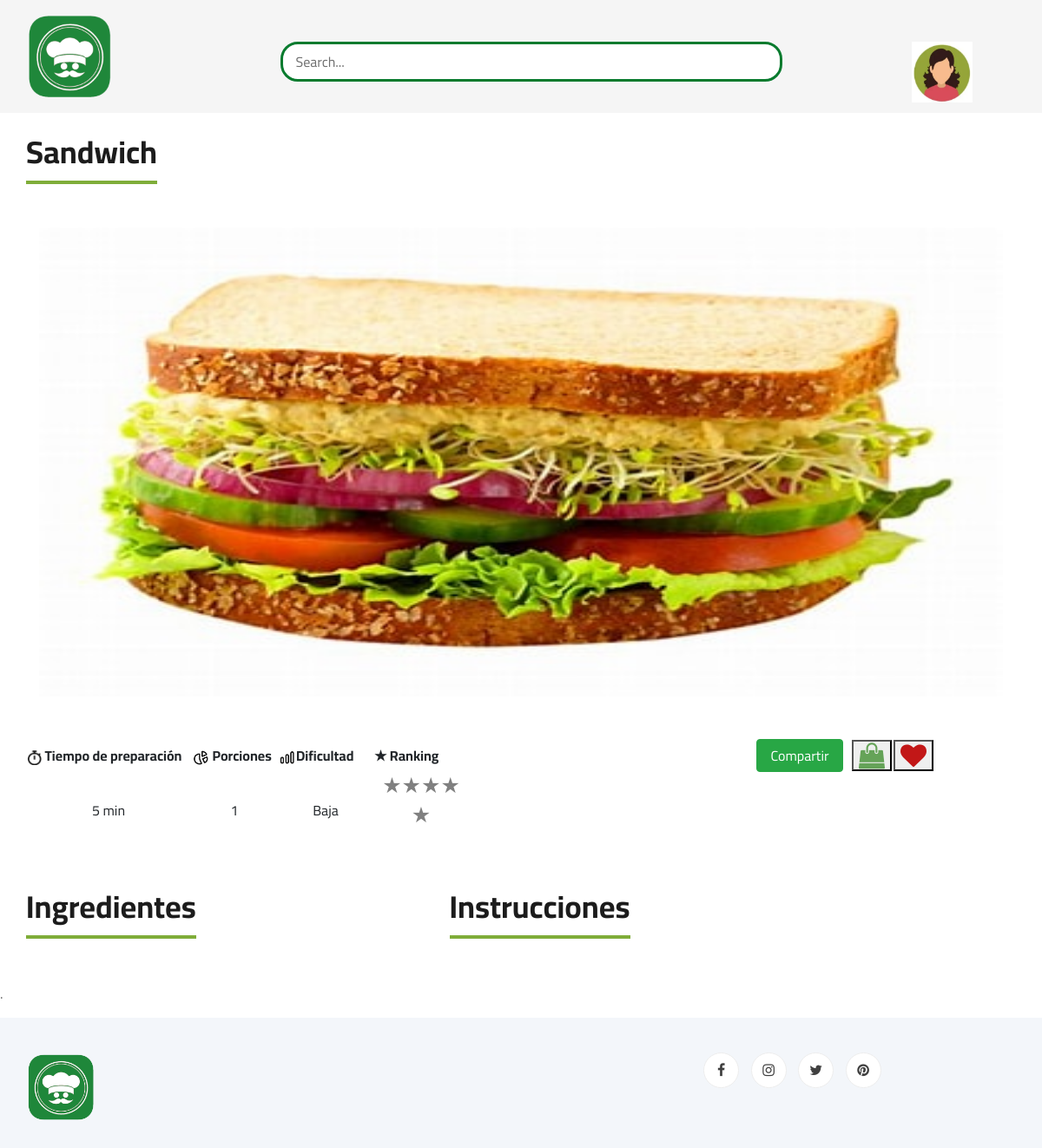
The page /vista_receta.php?receta=30 (signed in) on the database its author committed.
### tables this page shows
CREATE TABLE `usuario` (
  `idusuario` int(11) NOT NULL,
  `nombre_usuario` varchar(45) DEFAULT NULL,
  `correo_electronico` varchar(60) DEFAULT NULL,
  `contrasena` varchar(45) DEFAULT NULL,
  `imagen` varchar(50) DEFAULT NULL,
  `receta_favorita` varchar(45) DEFAULT NULL,
  `receta_mas_preparada` varchar(50) DEFAULT NULL,
  `receta_menos_preparada` varchar(50) DEFAULT NULL
);

CREATE TABLE `receta` (
  `idreceta` int(11) NOT NULL,
  `nombre_receta` varchar(45) DEFAULT NULL,
  `porciones` int(11) DEFAULT NULL,
  `tiempo_preparacion` varchar(45) DEFAULT NULL,
  `tiempo_comida` varchar(45) DEFAULT NULL,
  `tipo_comida` varchar(45) DEFAULT NULL,
  `tipo_preferencia` varchar(45) DEFAULT NULL,
  `dificultad` varchar(45) DEFAULT NULL,
  `descripcion` text DEFAULT NULL,
  `foto_principal` varchar(45) DEFAULT NULL,
  `usuario_idusuario` int(11) NOT NULL,
  `calificacion` int(11) DEFAULT NULL
);

### vista_receta.php (the view, shortened to what this page needs)
<?php
$conexion = mysqli_connect('localhost', 'root', '', 'ingsoft');
$ConsultaUsuario = "SELECT * FROM usuario WHERE idusuario = '".$_SESSION['id_usuario']."' ";
$ResultadoUsuario = mysqli_query($conexion, $ConsultaUsuario);
$ConsultaReceta = "SELECT * FROM receta WHERE idreceta = '".$_GET['receta']."' ";
$ResultadoReceta = mysqli_query($conexion, $ConsultaReceta);
?>
<!DOCTYPE html>
<html lang="zxx">
<head>
    <link rel="stylesheet" href="css/bootstrap.min.css" type="text/css">
    <link rel="stylesheet" href="css/font-awesome.min.css" type="text/css">
    <link rel="stylesheet" href="css/elegant-icons.css" type="text/css">
    <link rel="stylesheet" href="css/nice-select.css" type="text/css">
    <link rel="stylesheet" href="css/jquery-ui.min.css" type="text/css">
    <link rel="stylesheet" href="css/owl.carousel.min.css" type="text/css">
    <link rel="stylesheet" href="css/slicknav.min.css" type="text/css">
    <link rel="stylesheet" href="css/style.css" type="text/css">
</head>
<body>
    <header class="header">
        <div class="header__top">
        <div class="container">
            <div class="row">
                <div class="col-lg-3">
                    <div class="header__logo">
                        <a href="Home_Page.html"><img src="img/logo_blog_de_comdia.png" alt="" width="100px" height="100px" ></a>
                    </div>
                </div>
                <div class="col-lg-7"><br>
                    <nav class="header__menu">
                            <div class="blog__sidebar__search">
                                <form action="#">
                                    <input type="text" placeholder="Search...">
                                </form>
                            </div>
                    </nav>
                </div>
                <div class="col-lg-2">
                    <div class="header__cart">
                        <ul>
                            <li>
                                <nav class="header__menu">
                                    <ul>
                                        <?php
                                            if($usuario = mysqli_fetch_array($ResultadoUsuario)){
                                                echo "<li><img src='img/usuarios/".$usuario['imagen']."' width='70px' height='70px'></img>";
                                                echo"</li>";
                                            }
                                        ?>
                                    </ul>
                                </nav>
                            </li>
                        </ul>
                    </div>
                </div>
            </div>
        </div>
    </header>
    <br>
        <div class="container">
            <div class="row">
                <div class="col-lg-12">
                    <div class="section-title product__discount__title">
                        <?php
                            if($receta = mysqli_fetch_array($ResultadoReceta)){
                                echo "<h2>".$receta['nombre_receta']."</h2>";
                            }
                        ?>
                        </div>
                    <div>
                        <?php
                            echo "<img class='col-lg-12 col-md-6 col-sm-6' src='img/recetas/".$receta['foto_principal']."' width='100px' height='540px'></img>";
                        ?>
                    </div><br><br>
                        <table>
                            <tr  class="product__details__text">
                                <th align="center" width="190px"><img src="img/reloj.png" width="17px" height="17px">   Tiempo de preparación </th>
                                <th align="center" width="100px"><img src="img/porciones.png" width="20px" height="17px">   Porciones </th>
                                <th align="center" width="110px"><img src="img/dificultad.png" width="20px" height="17px">Dificultad </th>
                                <th align="center" width="110px">★ Ranking </th>
                                <th></th>
                                <th></th>
                                <th></th>
                                <td>
                                    <button type="submit" class="btn btn-success style" onclick="window.modal.showModal();" style="width: 100px;">Compartir</button>
                                </td>
                                <td>
                                    <form method="post" action="">
                                        <button type="submit" id="agregar_carrito" name="agregar_carrito" class="button-compra fa fa-shopping-bag" ></button>
                                    </form>
                                </td>
                                <td>
                                    <form method="post" action="">
                                        <button type="submit" id="agregar_favoritos" name="agregar_favoritos" class="button-favoritos fa fa-heart" ></button>
                                    </form>
                                </td>
                            </tr>
                            <tr>
                                <?php
                                    echo "<td align='center' width='190px'>".$receta['tiempo_preparacion']."</td>";
                                    echo "<td align='center' width='100px'>".$receta['porciones']."</td>";
                                    echo "<td align='center' width='100px'>".$receta['dificultad']."</td>";
                                ?>
                                <td align="center">
                                    <form>
                                        <p class="clasificacion">
                                          <label for="radio1">★</label><label for="radio2">★</label><label for="radio3">★</label><label for="radio4">★</label><label for="radio5">★</label>
                                        </p>
                                    </form>
                                </td>
                                <td align="center" width="110px"></td>
                                <td align="center" width="110px"></td>
                                <td align="center" width="110px"></td>
                                <td align="center" width="110px"></td>
                            </tr>
                        </table><br>
                </div>
            </div>
        </div><br>
            <div class="container">
                <div class="row">
                    <div class="col-lg-5 col-md-6">
                        <div class="section-title product__discount__title">
                            <h2>Ingredientes</h2>
                        </div>
                    </div>
                    <div class="col-lg-6 col-md-6">
                        <div class="section-title product__discount__title">
                            <h2>Instrucciones</h2>
                        </div>
                    </div>
                </div>
            </div>
            <div>
                <p>.</p>
            </div>
    <footer class="footer spad">
        <div class="container">
            <div class="row">
                <div class="col-lg-3 col-md-6 col-sm-6">
                    <div class="footer__about">
                        <div class="footer__about__logo">
                            <a href="./index.html"><img src="img/logo_blog_de_comdia.png" alt="" width="80"></a>
                        </div>
                    </div>
                </div>
                <div class="col-lg-4 col-md-6 col-sm-6 offset-lg-1">
                </div>
                <div class="col-lg-4 col-md-12">
                    <div class="footer__widget">
                        <div class="footer__widget__social">
                            <a href="#"><i class="fa fa-facebook"></i></a>
                            <a href="#"><i class="fa fa-instagram"></i></a>
                            <a href="#"><i class="fa fa-twitter"></i></a>
                            <a href="#"><i class="fa fa-pinterest"></i></a>
                        </div>
                    </div>
                </div>
            </div>
        </div>
    </footer>
</body>
</html>

### css/style.css (style rules this page uses)
html, body { height: 100%; font-family: "Cairo", sans-serif; -webkit-font-smoothing: antialiased; font-smoothing: antialiased; }
h1, h2, h3, h4, h5, h6 { margin: 0; color: #111111; font-weight: 400; font-family: "Cairo", sans-serif; }
h2 { font-size: 36px; }
p { font-size: 16px; font-family: "Cairo", sans-serif; color: #6f6f6f; font-weight: 400; line-height: 26px; margin: 0 0 15px 0; }
img { max-width: 100%; }
ul, ol { padding: 0; margin: 0; }
.section-title h2 { color: #1c1c1c; font-weight: 700; position: relative; }
.section-title h2:after { position: absolute; left: 0; bottom: -15px; right: 0; height: 4px; width: 80px; background: #7fad39; content: ""; margin: 0 auto; }
.spad { padding-top: 100px; padding-bottom: 100px; }
.header__top { background: #f5f5f5; height: 130px; }
.header__logo { padding: 15px 0; }
.header__logo a { display: inline-block; }
.header__menu { padding: 24px 0; }
.header__menu ul li { list-style: none; display: inline-block; margin-right: 50px; position: relative; }
.header__menu ul li:last-child { margin-right: 0; }
.header__cart { text-align: right; padding: 24px 0; }
.header__cart ul { display: inline-block; margin-right: 25px; }
.header__cart ul li { list-style: none; display: inline-block; margin-right: 15px; }
.header__cart ul li:last-child { margin-right: 0; }
.product__discount__title { text-align: left; margin-bottom: 65px; }
.product__discount__title h2 { display: inline-block; }
.product__discount__title h2:after { margin: 0; width: 100%; }
.blog__sidebar__search { margin-bottom: 0px; }
.blog__sidebar__search form { position: relative; }
.blog__sidebar__search form input { width: 578px; height: 46px; font-size: 16px; color: #087b2e; padding-left: 15px; border: 3px solid #087b2e; border-radius: 20px; }
.blog__sidebar__search form input::placeholder { color: #6f6f6f; }
.footer { background: #F3F6FA; padding-top: 40px; padding-bottom: 0px; }
.footer__about { margin-bottom: 30px; }
.footer__about__logo { margin-bottom: 15px; }
.footer__about__logo a { display: inline-block; }
.footer__widget { margin-bottom: 30px; overflow: hidden; }
.footer__widget .footer__widget__social a { display: inline-block; height: 41px; width: 41px; font-size: 16px; color: #404040; border: 1px solid #ededed; border-radius: 50%; line-height: 38px; text-align: center; background: #ffffff; -webkit-transition: all, 0.3s; -moz-transition: all, 0.3s; -ms-transition: all, 0.3s; -o-transition: all, 0.3s; transition: all, 0.3s; margin-right: 10px; }
.footer__widget .footer__widget__social a:last-child { margin-right: 0; }
@media only screen and (min-width: 1200px) { .container { max-width: 1170px; } }

### vista_receta.php (style rules this page uses)
label { color: grey; }
.clasificacion { direction: rtl; unicode-bidi: bidi-override; font-size: 25px; }
.button-favoritos { color: rgb(194, 23, 23); font-size: 30px; }
.button-compra { color: rgb(101, 163, 88); font-size: 30px; }

### rows shown on the page
usuario: imagen (picture)
receta: nombre_receta "Sandwich", foto_principal (picture), tiempo_preparacion "5 min", porciones "1", dificultad "Baja"
